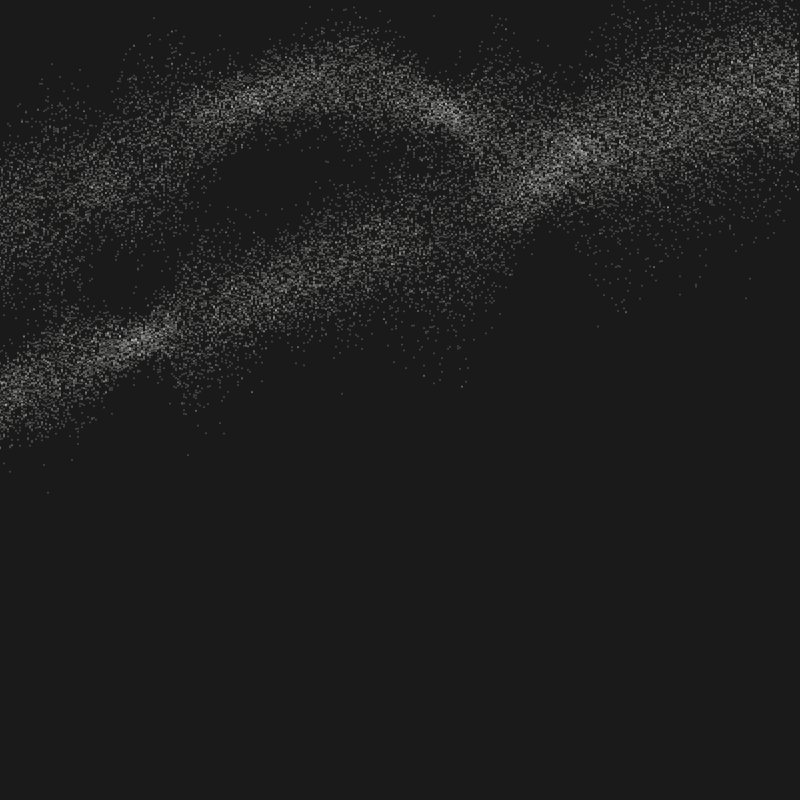
Frame 1 (no input)
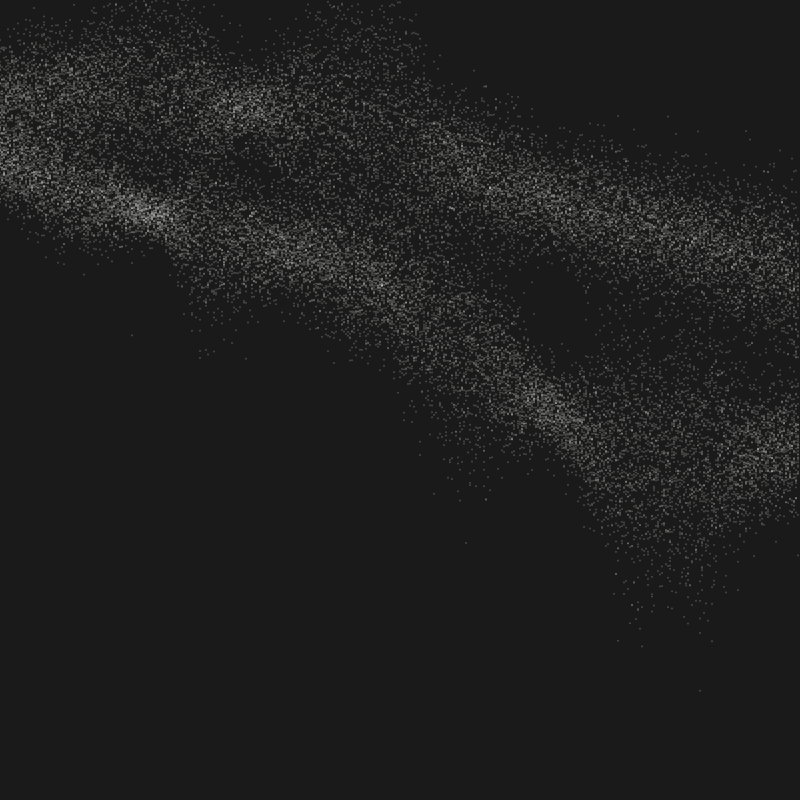
Frame 60 (the mouse pressed at the canvas centre just before this capture)
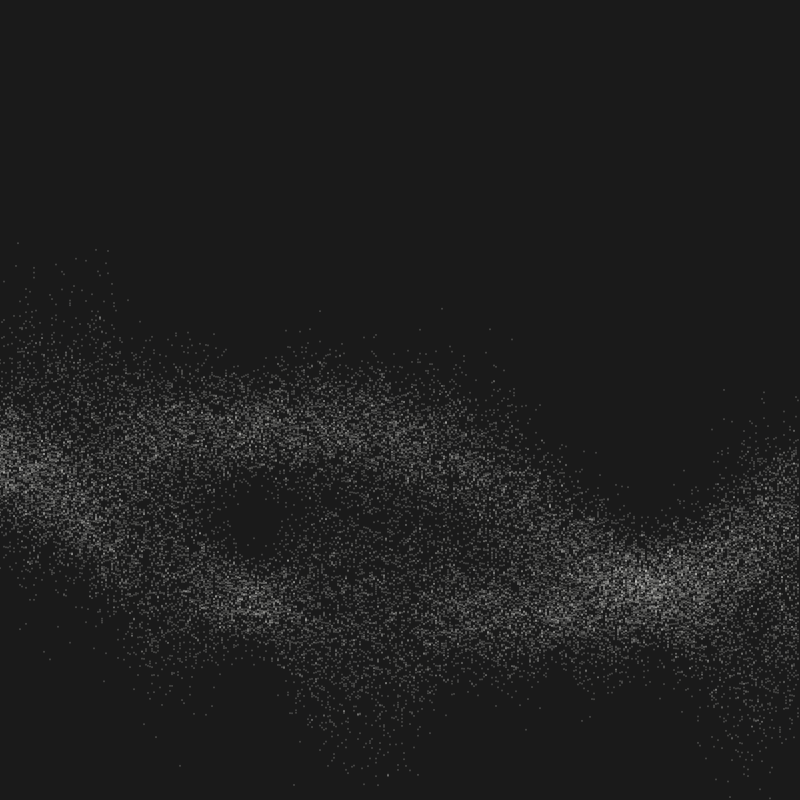
Frame 120 (the mouse held since frame 60 and released just before this capture)

The Processing sketch that drew these frames (run headless with seeded random() and noise(); from frame 60 on, the mouse is pressed at the canvas centre):

// Processing sketch: Gaussian_Waves
// ── Gaussian_Waves.pde
Wave[] waves;
color bgColor;

void setup() {
  size(800, 800);
  pixelDensity(displayDensity());

  waves = new Wave[2];
  for (int i = 0; i < waves.length; i++) {
    waves[i] = new Wave();
  }
  bgColor = #1A1A1A;
}

void draw() {
  background(bgColor);
  for (int i = 0; i < waves.length; i++) {
    waves[i].calculate();
    waves[i].render();
  }
}

// ── Line.pde
class Line {
  float x;
  float[] y;
  float mean;
  float standardDeviation;
  float itemSize;
  int itemsPerLine;

  Line(float _x) {
    x = _x;
    itemSize = 2;
    itemsPerLine = 35;
    y = new float[itemsPerLine];
  }

  void calculate() {
    for (int i = 0; i < itemsPerLine; i++) {
      y[i] = randomGaussian() * standardDeviation;
      y[i] += mean;
    }
  }

  void render() {
    noStroke();
    color itemColor = #F5F5EE;
    fill(itemColor, 50);
    for (int i = 0; i < itemsPerLine; i++) {
      ellipse(x, y[i], itemSize, itemSize);
    }
  }
  
  void setMean(float _mean) {
    mean = _mean;
  }
  
  void setStandardDeviation(float _standardDeviation) {
    standardDeviation = _standardDeviation;
  }
}

// ── Wave.pde
class Wave {
  float x;
  float xInc;
  float standardDeviation;
  float standardDeviationOff;
  float mean;
  float meanOff;
  Line[] lines;

  Wave() {
    x = 0;
    xInc = 2;
    standardDeviationOff = random(10);
    meanOff = random(10);
    lines = new Line[400];
    for (int i = 0; i < lines.length; i++) {
      lines[i] = new Line(x);
      x += xInc;
    }
  }

  void calculate() {
    float tempMeanOff = meanOff;
    float tempStandardDeviationOff = standardDeviationOff;
    for (int i = 0; i < lines.length; i++) {
      standardDeviation = map(noise(tempStandardDeviationOff), 0, 1, 1, 100);
      mean = map(noise(tempMeanOff), 0, 1, -300, height+300);
      lines[i].setStandardDeviation(standardDeviation);
      lines[i].setMean(mean);
      lines[i].calculate();
      tempMeanOff += 0.001;
      tempStandardDeviationOff += 0.02;
    }
    meanOff += 0.01;
    standardDeviationOff += 0.05;
  }

  void render() {
    for (int i = 0; i < lines.length; i++) {
      lines[i].render();
    }
  }
}
